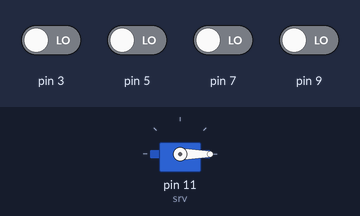
The sketch below on a simulated Arduino Uno, built with avr-gcc and run on an emulated ATmega328P. Shown: servo. The test bench sets the inputs (shaded band); at power-on: pin 3, pin 5, pin 7, pin 9 LOW.

Above: at 3.2 s.
3.3 s: pin 5 driven HIGH
At 4.1 s:
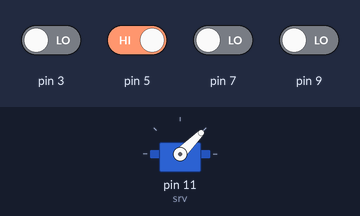
4.8 s: pin 7 driven HIGH
At 5.3 s:
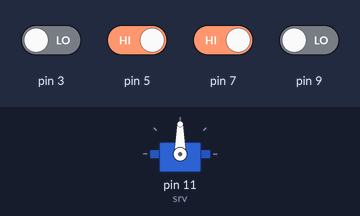
6.3 s: pin 9 driven HIGH
At 7.5 s:
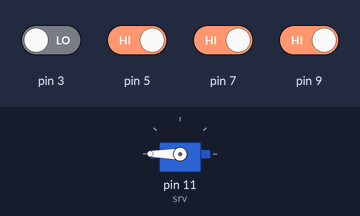
7.8 s: pin 9 driven LOW
At 8.8 s:
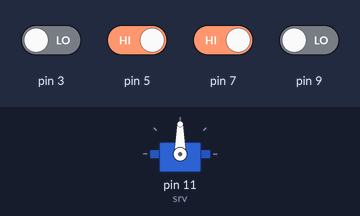
9.3 s: pin 7 driven LOW
At 9.9 s:
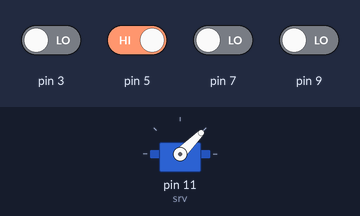
Timing chart, 0 to 11.8 s (numbered marks = the images above; inputs shaded):
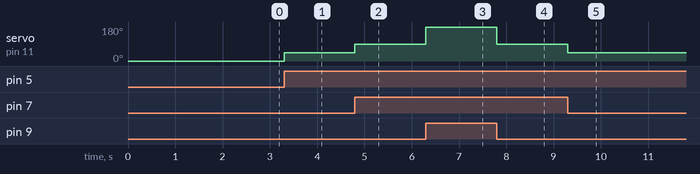

Measured:
- after the input at 3.3 s, servo on pin 11 (srv): 0° → 45° at once
- after the input at 4.8 s, servo on pin 11 (srv): 45° → 90° at once
- after the input at 6.3 s, servo on pin 11 (srv): 90° → 180° at once
- after the input at 7.8 s, servo on pin 11 (srv): 180° → 90° at once
- after the input at 9.3 s, servo on pin 11 (srv): 90° → 45° at once

The sketch:

ServoPos_with_ButtonsIFandSwitch.ino
```cpp
#include <Servo.h>

Servo srv;

int phid;
#define BTN1 3
#define BTN2 5
#define BTN3 7
#define BTN4 9

void setup() {
  srv.attach(11);  // the servo
  phid = 0;        // so it will be at 0° when we turn it on
  srv.write(phid);
  delay(2000);
}

void loop() {
  for (int i = 0; i < 4; i++) {
    if (digitalRead(i * 2 + BTN1) == HIGH) {
      switch (i) {
        case 0: phid = 0; break;
        case 1: phid = 45; break;
        case 2: phid = 90; break;
        case 3: phid = 180; break;
      }
    }
  }

  srv.write(phid);

}
```
